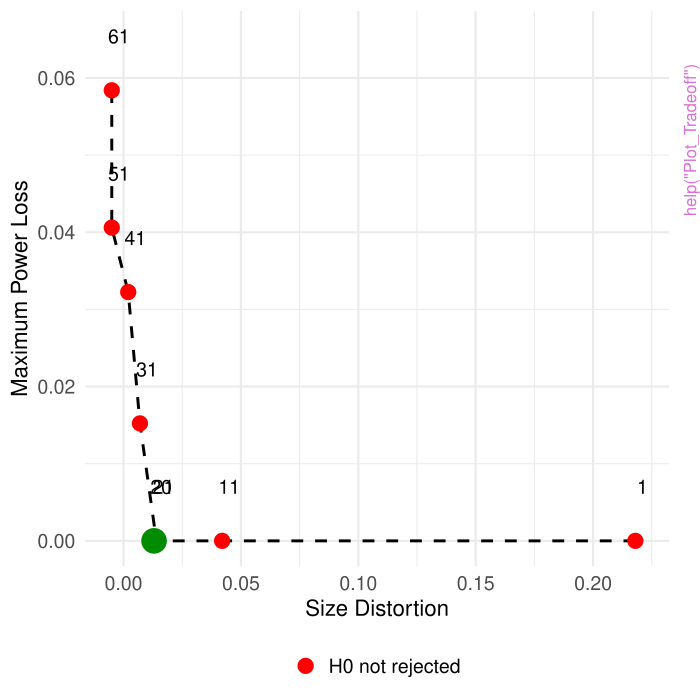

R code for this plot:
pkgname <- "ForeComp"
source(file.path(R.home("share"), "R", "examples-header.R"))
options(warn = 1)
base::assign(".ExTimings", "ForeComp-Ex.timings", pos = 'CheckExEnv')
base::cat("name\tuser\tsystem\telapsed\n", file=base::get(".ExTimings", pos = 'CheckExEnv'))
base::assign(".format_ptime",
function(x) {
  if(!is.na(x[4L])) x[1L] <- x[1L] + x[4L]
  if(!is.na(x[5L])) x[2L] <- x[2L] + x[5L]
  options(OutDec = '.')
  format(x[1L:3L], digits = 7L)
},
pos = 'CheckExEnv')

### * </HEADER>
library('ForeComp')

base::assign(".oldSearch", base::search(), pos = 'CheckExEnv')
base::assign(".old_wd", base::getwd(), pos = 'CheckExEnv')
cleanEx()
nameEx("Plot_Tradeoff")
### * Plot_Tradeoff

flush(stderr()); flush(stdout())

base::assign(".ptime", proc.time(), pos = "CheckExEnv")
### Name: Plot_Tradeoff
### Title: Visualizes the size distortion maximum power loss tradeoff from
###   the Diebold-Mariano test for equal predictive accuracy
### Aliases: Plot_Tradeoff

### ** Examples

## No test: 
# A typical example
set.seed(1234)
output = Plot_Tradeoff(
  data = TBILL,
  f1   = "SPFfor_Step1",
  f2   = "NCfor_Step1",
  y    = "Realiz1",
  m_set = seq(from = 1, to = 70, by = 10)
)
output[[1]] # The first element is a ggplot2 object of the size-power tradeoff.
output[[2]] # The second element is the underlying data used to construct the plot in element 1.

# An example with a user supplied loss function
# To use the mean absolute error as a loss function rather than a quadratic loss function
set.seed(1234)
output = Plot_Tradeoff(
  data = TBILL,
  f1   = "SPFfor_Step1",
  f2   = "NCfor_Step1",
  y    = "Realiz1",
  loss_function = function(f,y){ abs(f-y) },
  m_set = seq(from = 1, to = 50, by = 10)
)

# An example without (f1, f2, y). The function will take the first three columns and use them
set.seed(1234)
tmpdata = TBILL[, c("SPFfor_Step1", "NCfor_Step1", "Realiz1")] # data with [f1, f2, y]
Plot_Tradeoff(
  data = tmpdata,
  m_set = seq(from = 1, to = 50, by = 10)
)
## End(No test)




base::assign(".dptime", (proc.time() - get(".ptime", pos = "CheckExEnv")), pos = "CheckExEnv")
base::cat("Plot_Tradeoff", base::get(".format_ptime", pos = 'CheckExEnv')(get(".dptime", pos = "CheckExEnv")), "\n", file=base::get(".ExTimings", pos = 'CheckExEnv'), append=TRUE, sep="\t")
### * <FOOTER>
###
cleanEx()
options(digits = 7L)
base::cat("Time elapsed: ", proc.time() - base::get("ptime", pos = 'CheckExEnv'),"\n")
grDevices::dev.off()
###
### Local variables: ***
### mode: outline-minor ***
### outline-regexp: "\\(> \\)?### [*]+" ***
### End: ***
quit('no')
